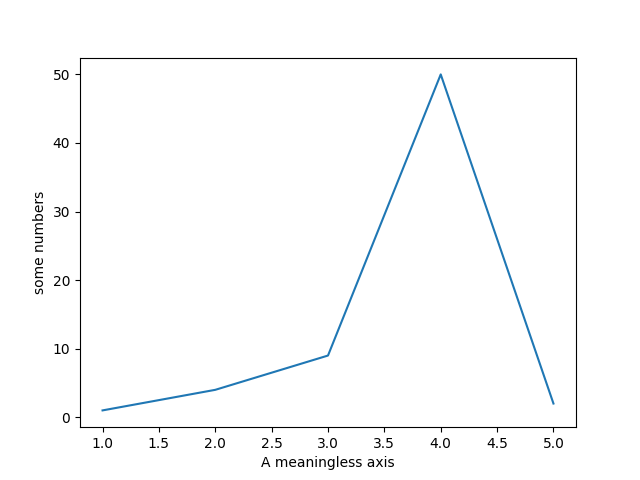

Source code (Python):
import matplotlib.pyplot as plt

plt.plot([1, 2, 3, 4, 5], [1, 4, 9, 50, 2])
plt.ylabel('some numbers')
plt.xlabel('A meaningless axis')
plt.savefig('line.png')
plt.show()
